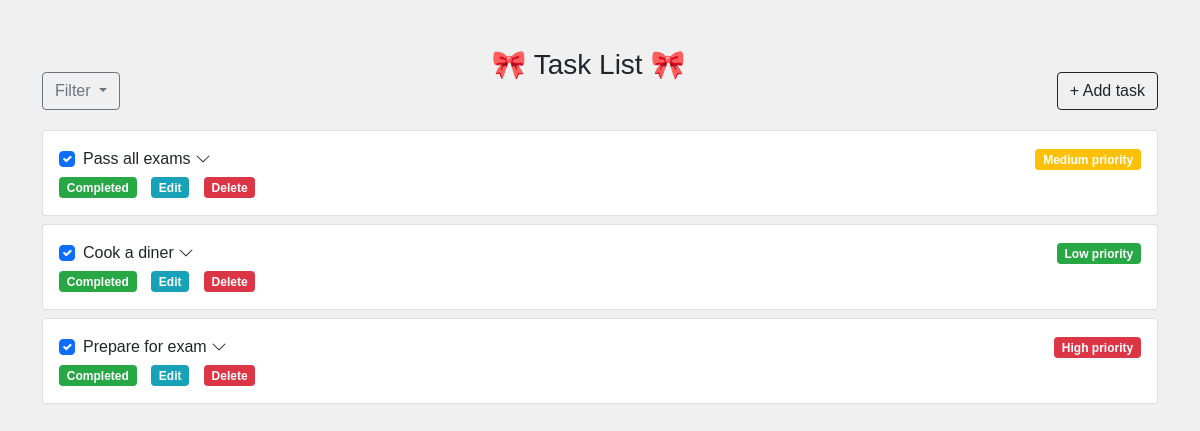
The app's page /?filter=completed with its own data.
### todo_app/models.py (models this page shows, shortened)
class Task(models.Model):
    class Priority(models.TextChoices):
        LOW = 'low', 'Low'
        MEDIUM = 'medium', 'Medium'
        HIGH = 'high', 'High'
    title = models.CharField(max_length=200)
    description = models.TextField(blank=True)
    completed = models.BooleanField(default=False)
    priority = models.CharField(max_length=10, choices=Priority.choices, default=Priority.MEDIUM)

### todo_app/views.py (the view)
# urls.py: path('', task_list, name='task_list'),
def task_list(request):
    filter_criteria = request.GET.get('filter', 'newest')
    if filter_criteria == 'completed':
        tasks = Task.objects.filter(completed=True).order_by('-id')
    elif filter_criteria == 'uncompleted':
        tasks = Task.objects.filter(completed=False).order_by('-id')
    elif filter_criteria == 'more_priority':
        tasks = sorted(Task.objects.all(), key=more_priority_sort)
    else:
        tasks = Task.objects.all().order_by('-id')
    return render(request, 'todo_app/task_list.html', {'tasks': tasks})

### templates/todo_app/task_list.html (shortened to what this page needs)
{% load static %}
<!DOCTYPE html>
<html>
<head>
    <link rel="stylesheet" href="https://maxcdn.bootstrapcdn.com/bootstrap/4.5.2/css/bootstrap.min.css">
    <link rel="stylesheet" href="https://maxcdn.bootstrapcdn.com/bootstrap/5.0.1/css/bootstrap.min.css">
    <link rel="stylesheet" href="https://cdn.jsdelivr.net/npm/bootstrap-icons@1.17.0/font/bootstrap-icons.css">
    <link rel="stylesheet" type="text/css" href="{% static 'todo_app/css/styles.css' %}">
</head>
<body>
    <div class="container my-5">
        <span class="float-left ">
            <div class="dropdown mt-4">
                <button class="btn btn-outline-secondary dropdown-toggle" type="button" id="filterDropdown" data-toggle="dropdown" aria-haspopup="true" aria-expanded="false">
                    Filter
                </button>
            </div>
        </span>
        <h3 class="text-center">🎀 Task List 🎀
            <span class="float-right mt-4">
                <form action="{% url 'add_task' %}" method="post" >
                        <div class="text-center">
                            <button type="submit" class="btn btn-outline-dark">
                                + Add task
                            </button>
                        </div>
                    </form>
            </span>
        </h3>
    </div>
    {% for task in tasks %}
        <div class="container mt-2">
            <div class="card">
                <div class="card-body">
                    <div class="form-check mb-1">
                        <input class="form-check-input" type="checkbox" {% if task.completed %}checked{% endif %} id="completeTask{{ task.id }}" onclick="completeTask({{ task.id }})" action>
                            <div class="form-check-label" for="completeTask{{ task.id }}">
                                <a href="#taskDescription{{ task.id }}" data-toggle="collapse" class="text-dark">{{ task.title }}
                                    <svg xmlns="http://www.w3.org/2000/svg" width="16" height="16" fill="currentColor" class="bi bi-chevron-down" viewBox="0 0 16 16">
                                      <path fill-rule="evenodd" d="M1.646 4.646a.5.5 0 0 1 .708 0L8 10.293l5.646-5.647a.5.5 0 0 1 .708.708l-6 6a.5.5 0 0 1-.708 0l-6-6a.5.5 0 0 1 0-.708"/>
                                    </svg>
                                </a>
                            <span class="float-right">
                                {% if task.priority == 'low' %}
                                    <span class="badge badge-success">Low priority</span>
                                {% elif task.priority == 'medium' %}
                                    <span class="badge badge-warning">Medium priority</span>
                                {% elif task.priority == 'high' %}
                                    <span class="badge badge-danger">High priority</span>
                                {% endif %}
                            </span>
                        </div>
                    </div>
                    {% if task.completed %}
                        <a href="{% url 'complete_task' task.id %}"><span class="badge badge-success"> Completed </span></a>
                    {% else %}
                        <a href="{% url 'complete_task' task.id %}"><span class="badge badge-dark mr-2"> Complete </span></a>
                    {% endif %}
                    <a href="{% url 'edit_task' task.id %}"><span class="badge badge-info"> Edit </span></a>
                    <a href="{% url 'delete_task' task.id %}"><span class="badge badge-danger "> Delete </span></a>
                </div>
            </div>
        </div>
    {% endfor %}
</body>
</html>

### static/todo_app/css/styles.css (style rules this page uses)
body { font-family: 'Arial', sans-serif; background-color: #f0f0f0; margin: 0; padding: 0; }
a { text-decoration: none; color: #007BFF; margin-right: 10px; }

### records on screen
Task: completed "☑", title "Pass all exams", priority "Medium priority", shows "Completed"
Task: completed "☑", title "Cook a diner", priority "Low priority", shows "Completed"
Task: completed "☑", title "Prepare for exam", priority "High priority", shows "Completed"
